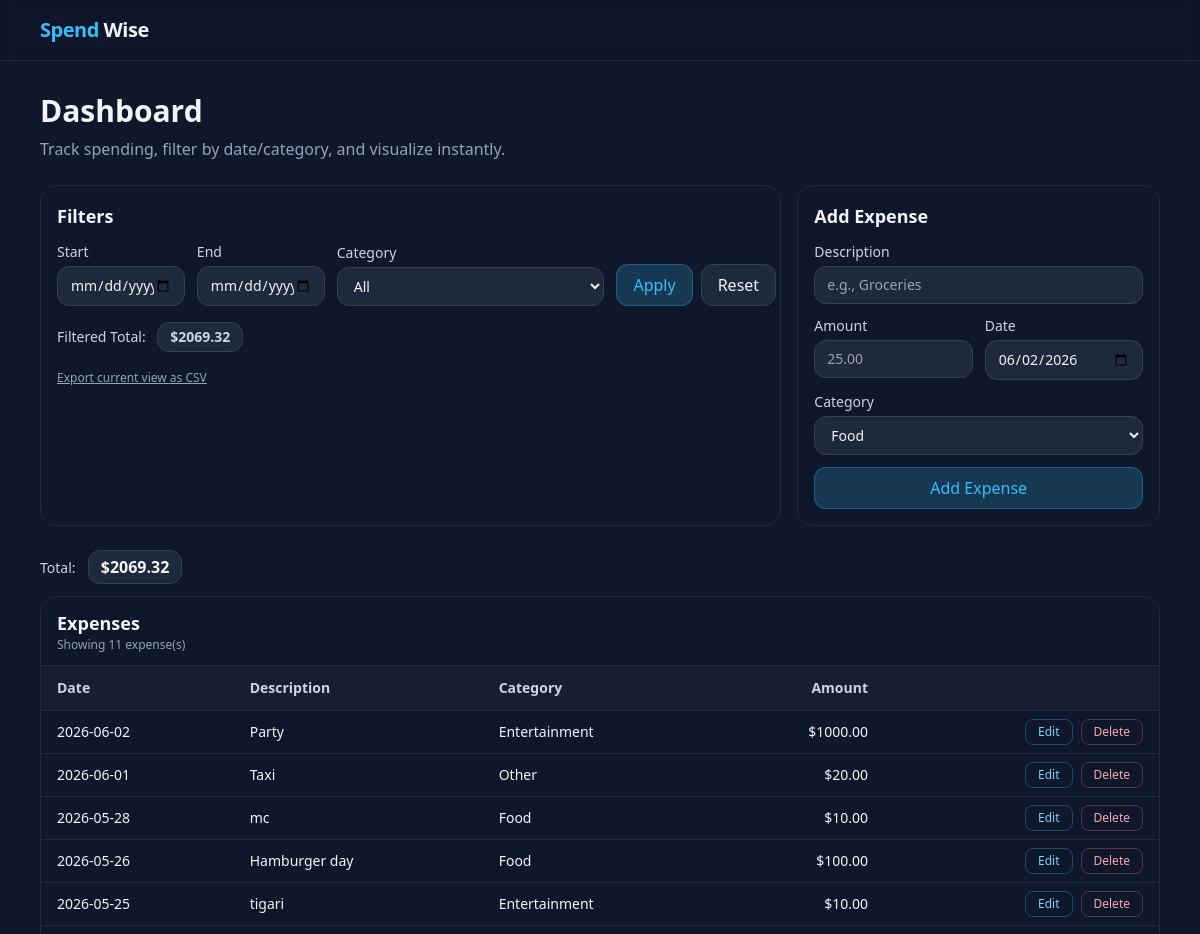
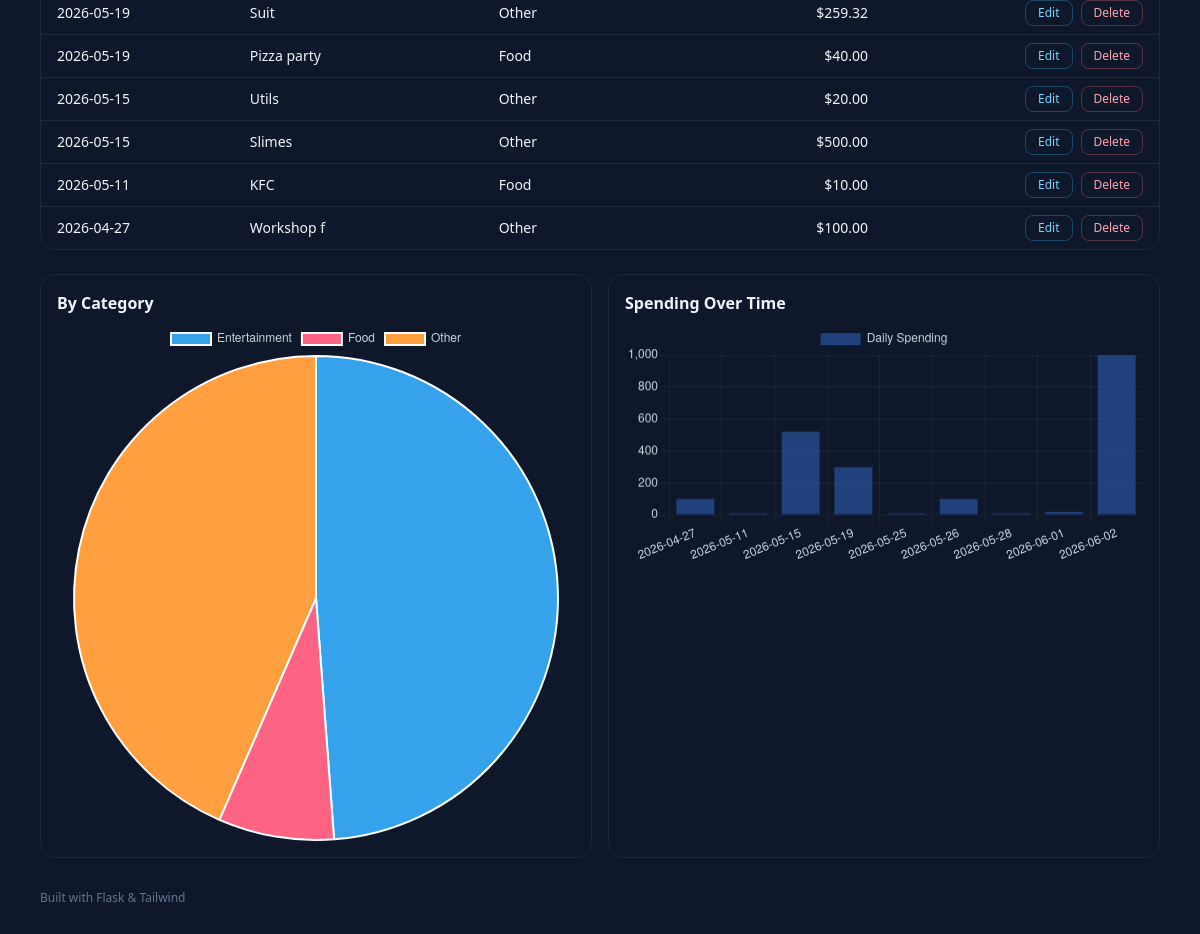
Before: / with the older database file (2 pictures, top to bottom).
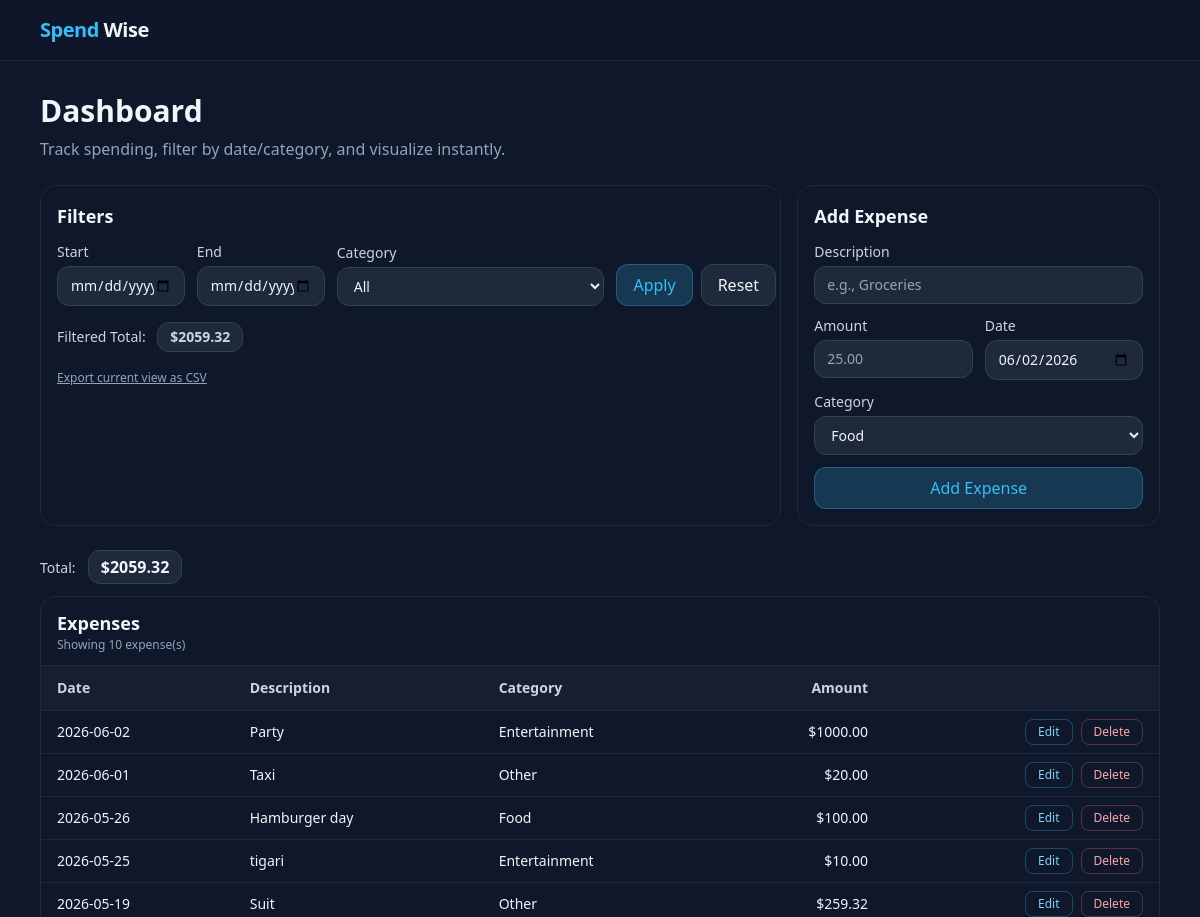
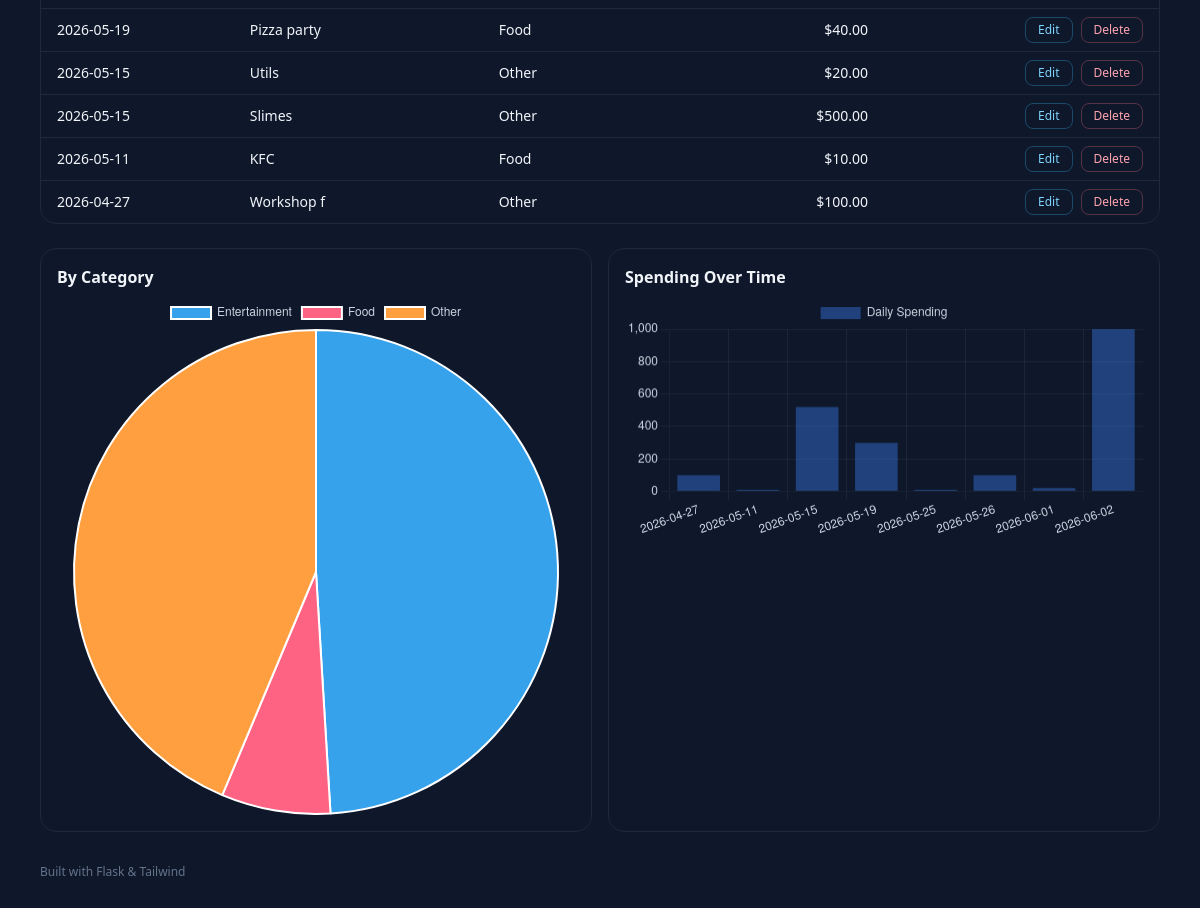
After: the same page with the newer database file (2 pictures, top to bottom).
### models.py (models this page shows)
class Expense(db.Model):
    id = db.Column(db.Integer, primary_key=True)
    description = db.Column(db.String(120), nullable=False)
    amount = db.Column(db.Float, nullable=False)
    category = db.Column(db.String(50), nullable=False)
    date = db.Column(db.Date, default=date.today)

### routes.py (the view)
    @app.route("/")
    def index() -> str:
        start_str: str = request.args.get("start_date", "").strip()
        end_str: str = request.args.get("end_date", "").strip()
        selected_category: str = request.args.get("category", "").strip()
        start_date: date | None = parse_date_or_none(start_str)
        end_date: date | None = parse_date_or_none(end_str)
        if start_str and not start_date:
            flash("Invalid start date format. Please use YYYY-MM-DD.", "error")
        if end_str and not end_date:
            flash("Invalid end date format. Please use YYYY-MM-DD.", "error")
        if start_date and end_date and start_date > end_date:
            flash("Start date cannot be after end date.", "error")
            start_date = None
            end_date = None
            start_str = ""
            end_str = ""
        query = build_filtered_query(
            start_date,
            end_date,
            selected_category,
        )
        all_expenses: list[Expense] = query.order_by(
            Expense.date.desc(),
            Expense.id.desc(),
        ).all()
        total_amount: float = get_expenses_total(all_expenses)
        category_labels, category_values = get_category_chart_data(
            start_date,
            end_date,
            selected_category,
        )
        daily_labels, daily_values = get_daily_chart_data(
            start_date,
            end_date,
            selected_category,
        )
        return render_template(
            "index.html",
            categories=CATEGORIES,
            today=date.today().isoformat(),
            all_expenses=all_expenses,
            total_amount=total_amount,
            start_str=start_str,
            end_str=end_str,
            selected_category=selected_category,
            category_labels=category_labels,
            category_values=category_values,
            daily_labels=daily_labels,
            daily_values=daily_values,
        )

### services.py (called while the page is built)
def parse_date_or_none(date_string: str) -> date | None:
    if not date_string:
        return None
    try:
        return datetime.strptime(date_string, "%Y-%m-%d").date()
    except ValueError:
        return None

def build_filtered_query(
    start_date: date | None,
    end_date: date | None,
    selected_category: str,
):
    query = Expense.query
    if start_date:
        query = query.filter(Expense.date >= start_date)
    if end_date:
        query = query.filter(Expense.date <= end_date)
    if selected_category and selected_category in CATEGORIES:
        query = query.filter(Expense.category == selected_category)
    return query

def get_expenses_total(expenses: list[Expense]) -> float:
    return sum(expense.amount for expense in expenses)

### templates/index.html (shortened to what this page needs)
{% extends "base.html" %}
{% block content %}
  <h1 class="text-3xl font-semibold mb-2">Dashboard</h1>
  <p class="text-slate-400 mb-6">
    Track spending, filter by date/category, and visualize instantly.
  </p>
  <div class="grid grid-cols-1 lg:grid-cols-3 gap-4">
    <section class="lg:col-span-2 rounded-2xl border border-slate-800 bg-slate-900 p-4">
      <h2 class="text-lg font-semibold mb-3">Filters</h2>
      <form method="get" action="{{ url_for('index') }}" class="grid grid-cols-1 md:grid-cols-5 gap-3 items-end pr-5">
        <label class="text-sm">
          <span class="block mb-1 text-slate-300">Start</span>
          <input
            name="start_date"
            value="{{ start_str or '' }}"
            type="date"
            class="w-full rounded-xl bg-slate-800 border border-slate-700 px-3 py-2 text-slate-100"
          />
        </label>
        <label class="text-sm">
          <span class="block mb-1 text-slate-300">End</span>
          <input
            name="end_date"
            value="{{ end_str or '' }}"
            type="date"
            class="w-full rounded-xl bg-slate-800 border border-slate-700 px-3 py-2 text-slate-100"
          />
        </label>
        <label class="text-sm md:col-span-2">
          <span class="block mb-1 text-slate-300">Category</span>
          <select
            name="category"
            class="w-full rounded-xl bg-slate-800 border border-slate-700 px-3 py-2 text-slate-100"
          >
            <option value="">All</option>
          </select>
        </label>
        <div class="flex gap-2">
          <button
            class="rounded-xl bg-brand/20 hover:bg-brand/30 text-brand px-4 py-2 border border-brand/30"
            type="submit"
          >
            Apply
          </button>
          <a
            class="rounded-xl bg-slate-800 hover:bg-slate-700 px-4 py-2 border border-slate-700"
            href="{{ url_for('index') }}"
          >
            Reset
          </a>
        </div>
      </form>
      <div class="mt-4 text-sm text-slate-300">
        <span class="mr-2">Filtered Total:</span>
        <span class="inline-block rounded-xl border border-slate-700 bg-slate-800 px-3 py-1 font-semibold">
          ${{ "%.2f" | format(total_amount or 0) }}
        </span>
      </div>
      <div class="mt-3">
        <a
          class="text-xs text-slate-400 hover:text-brand underline"
          href="{{ url_for('export_csv', start_date=start_str, end_date=end_str, category=selected_category) }}"
        >
          Export current view as CSV
        </a>
      </div>
    </section>
    <section class="rounded-2xl border border-slate-800 bg-slate-900 p-4">
      <h2 class="text-lg font-semibold mb-3">Add Expense</h2>
      <form method="post" action="{{ url_for('add_expense') }}" class="space-y-3">
        <label class="block text-sm">
          <span class="mb-1 block text-slate-300">Description</span>
          <input
            name="description"
            required
            placeholder="e.g., Groceries"
            class="w-full rounded-xl bg-slate-800 border border-slate-700 px-3 py-2 text-slate-100"
          />
        </label>
        <div class="grid grid-cols-2 gap-3">
          <label class="block text-sm">
            <span class="mb-1 block text-slate-300">Amount</span>
            <input
              name="amount"
              required
              type="number"
              step="0.01"
              min="0.01"
              placeholder="25.00"
              class="w-full rounded-xl bg-slate-800 border border-slate-700 px-3 py-2 text-slate-100"
            />
          </label>
          <label class="block text-sm">
            <span class="mb-1 block text-slate-300">Date</span>
            <input
              name="date"
              required
              type="date"
              value="{{ today }}"
              class="w-full rounded-xl bg-slate-800 border border-slate-700 px-3 py-2 text-slate-100"
            />
          </label>
        </div>
        <label class="block text-sm">
          <span class="mb-1 block text-slate-300">Category</span>
          <select
            name="category"
            required
            class="w-full rounded-xl bg-slate-800 border border-slate-700 px-3 py-2 text-slate-100"
          >
            {% for category in categories %}
              <option>{{ category }}</option>
            {% endfor %}
          </select>
        </label>
        <button
          class="w-full rounded-xl bg-brand/20 hover:bg-brand/30 text-brand px-4 py-2 border border-brand/30"
          type="submit"
        >
          Add Expense
        </button>
      </form>
    </section>
  </div>
  <div class="mb-3 mt-6">
    <span class="text-sm text-slate-300 mr-2">Total:</span>
    <span class="inline-block rounded-xl border border-slate-700 bg-slate-800 px-3 py-1 font-semibold">
      ${{ "%.2f" | format(total_amount or 0) }}
    </span>
  </div>
  <section class="rounded-2xl border border-slate-800 bg-slate-900">
    <div class="px-4 py-3 border-b border-slate-800 flex items-center justify-between">
      <div>
        <h2 class="text-lg font-semibold">Expenses</h2>
        <p class="text-xs text-slate-400">
          Showing {{ all_expenses|length }} expense(s)
        </p>
      </div>
    </div>
    <div class="overflow-x-auto">
      <table class="min-w-full text-sm">
        <thead class="text-slate-300 bg-slate-800/50">
          <tr>
            <th class="text-left px-4 py-3">Date</th>
            <th class="text-left px-4 py-3">Description</th>
            <th class="text-left px-4 py-3">Category</th>
            <th class="text-right px-4 py-3">Amount</th>
            <th class="px-4 py-3"></th>
          </tr>
        </thead>
        <tbody>
          {% if all_expenses %}
            {% for expense in all_expenses %}
              <tr class="border-t border-slate-800 hover:bg-slate-800/30">
                <td class="px-4 py-2">
                  {{ expense.date.strftime("%Y-%m-%d") if expense.date else '' }}
                </td>
                <td class="px-4 py-2">{{ expense.description }}</td>
                <td class="px-4 py-2">{{ expense.category }}</td>
                <td class="px-4 py-2 text-right">
                  ${{ "%.2f" | format(expense.amount) }}
                </td>
                <td class="px-4 py-2 text-right">
                  <div class="inline-flex gap-2">
                    <a
                      class="text-sky-300 hover:text-sky-200 text-xs border border-sky-400/30 px-3 py-1 rounded-lg"
                      href="{{ url_for('edit_expense', expense_id=expense.id) }}"
                    >
                      Edit
                    </a>
                    <form
                      method="post"
                      action="{{ url_for('delete_expense', expense_id=expense.id) }}"
                      onsubmit="return confirm('Are you sure you want to delete this expense?');"
                    >
                      <button
                        class="text-rose-300 hover:text-rose-200 text-xs border border-rose-400/30 px-3 py-1 rounded-lg"
                        type="submit"
                      >
                        Delete
                      </button>
                    </form>
                  </div>
                </td>
              </tr>
            {% endfor %}
          {% else %}
            <tr>
              <td colspan="5" class="px-4 py-6 text-center text-slate-400">
                No expenses yet — add your first one above.
              </td>
            </tr>
          {% endif %}
        </tbody>
      </table>
    </div>
  </section>
  <section class="mt-6 grid grid-cols-1 lg:grid-cols-2 gap-4">
    <div class="rounded-2xl border border-slate-800 bg-slate-900 p-4">
      <h3 class="font-semibold mb-2">By Category</h3>
      <canvas id="catChart" height="140"></canvas>
    </div>
    <div class="rounded-2xl border border-slate-800 bg-slate-900 p-4">
      <h3 class="font-semibold mb-2">Spending Over Time</h3>
      <canvas id="dayChart" height="140"></canvas>
    </div>
  </section>
{% endblock %}
{% block body_end %}
<script>
  const catLabels = {{ (category_labels or ['No Data']) | tojson }};
  const catValues = {{ (category_values or [0]) | tojson }};
  const dailyLabels = {{ (daily_labels or ['No Data']) | tojson }};
  const dailyValues = {{ (daily_values or [0]) | tojson }};
  const catChartElement = document.getElementById('catChart');
  const dayChartElement = document.getElementById('dayChart');
  if (catChartElement) {
    const catCtx = catChartElement.getContext('2d');
    new Chart(catCtx, {
      type: 'pie',
      data: {
        labels: catLabels,
        datasets: [{
          data: catValues
        }]
      },
      options: {
        plugins: {
          legend: {
            labels: {
              color: '#cbd5e1'
            }
          }
        }
      }
    });
  }
  if (dayChartElement) {
    const dayCtx = dayChartElement.getContext('2d');
    new Chart(dayCtx, {
      type: 'bar',
      data: {
        labels: dailyLabels,
        datasets: [{
          label: 'Daily Spending',
          data: dailyValues,
          backgroundColor: 'rgba(59, 130, 246, 0.4)'
        }]
      },
      options: {
        scales: {
          x: {
            ticks: { color: '#cbd5e1' },
            grid: { color: 'rgba(148, 163, 184, 0.1)' }
          },
          y: {
            ticks: { color: '#cbd5e1' },
            grid: { color: 'rgba(148, 163, 184, 0.1)' }
          }
        },
        plugins: {
          legend: {
            labels: {
              color: '#cbd5e1'
            }
          }
        }
      }
    });
  }
</script>
{% endblock %}

### templates/base.html (shortened to what this page needs)
<!DOCTYPE html>
<html lang="en" class="h-full">
  <head>
    <script src="https://cdn.tailwindcss.com"></script>
  </head>
  <body class="h-full bg-slate-900 text-slate-100">
    <header class="border-b border-slate-800 bg-slate-900/60 backdrop-blur">
      <div class="mx-auto max-w-6xl px-4 py-4">
        <a href="#" class="text-xl font-bold tracking-tight">
          <span class="text-brand">Spend</span> Wise
        </a>
      </div>
    </header>
    <main class="mx-auto max-w-6xl px-4 py-8">
       {% block content %}{% endblock %}
    </main>
    <footer class="mx-auto max-w-6xl px-4 pb-8 text-xs text-slate-500">
      Built with Flask & Tailwind
    </footer>
    {% block body_end %}{% endblock %}
  </body>
</html>

Changed rows visible on the page:
removed Expense: date "2026-05-28", description "mc", category "Food", amount "10.00"
Other visible differences:
{{ "%.2f" | format(total_amount or 0) }}: "2069.32" → "2059.32"
{{ all_expenses|length }}: "11" → "10"
chart data {{ (category_values or [0]) | tojson }}: [1010.0, 160.0, 899.32] → [1010.0, 150.0, 899.32]
chart data {{ (daily_labels or ['No Data']) | tojson }}: ["2026-04-27", "2026-05-11", "2026-05-15", "2026-05-19", "2026-05-25", "2026-05-26", "2026-05-28", "2026-06-01", "2026-06-02"] → ["2026-04-27", "2026-05-11", "2026-05-15", "2026-05-19", "2026-05-25", "2026-05-26", "2026-06-01", "2026-06-02"]
chart data {{ (daily_values or [0]) | tojson }}: [100.0, 10.0, 520.0, 299.32, 10.0, 100.0, 10.0, 20.0, 1000.0] → [100.0, 10.0, 520.0, 299.32, 10.0, 100.0, 20.0, 1000.0]
